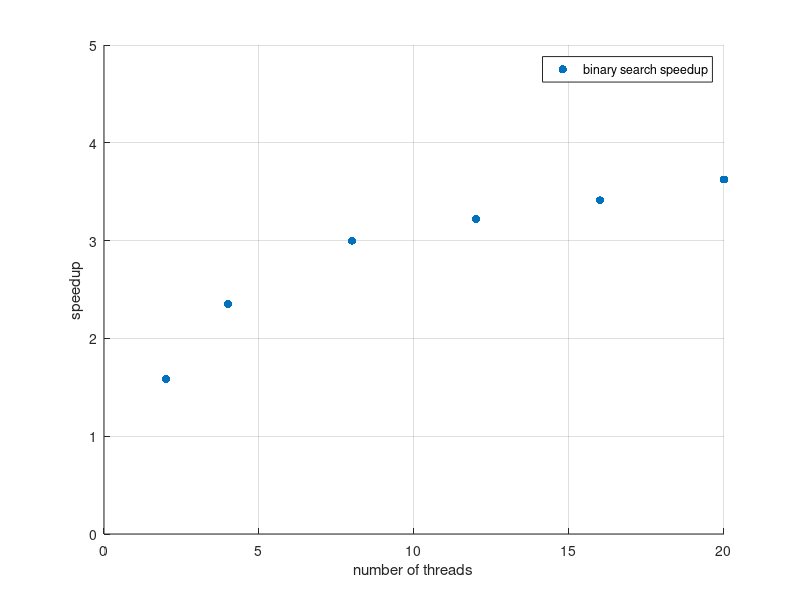

MATLAB code for this plot:
serial_time=8.70;
%parallel_times_touch_first=[9.74, 8.35, 7.92, 7.84, 7.91, 7.94];
parallel_times_touch_all=[5.5, 3.7, 2.9, 2.7, 2.55, 2.4];
%speedup_touch_first=serial_time./parallel_times_touch_first
speedup_touch_all=serial_time./parallel_times_touch_all
%estimated_serial_part_touch_first=zeros(1, 6);
%estimated_serial_part_touch_all=zeros(1, 6);
num_threads=[2, 4, 8, 12, 16, 20];
%for i=1:6
  %  estimated_serial_part_touch_first(i)=(1/speedup_touch_first(i)-1/num_threads(i))/(1-1/num_threads(i));
    %estimated_serial_part_touch_all(i)=(1/speedup_touch_all(i)-1/num_threads(i))/(1-1/num_threads(i));
%end

%scatter([1, num_threads], [serial_time, parallel_times_touch_first], 'filled')

%scatter([1, num_threads], [serial_time, parallel_times_touch_all], 'filled', 'r')

 %scatter(num_threads, speedup_touch_first, 'filled', 'r')
% hold on
scatter(num_threads, speedup_touch_all, 'filled', 'b')


%estimated_serial_part_touch_first
%estimated_serial_part_touch_all
 axis([0 20 0 5])
 grid on
 xlabel('number of threads')
 ylabel('speedup')
 legend('binary search speedup')
